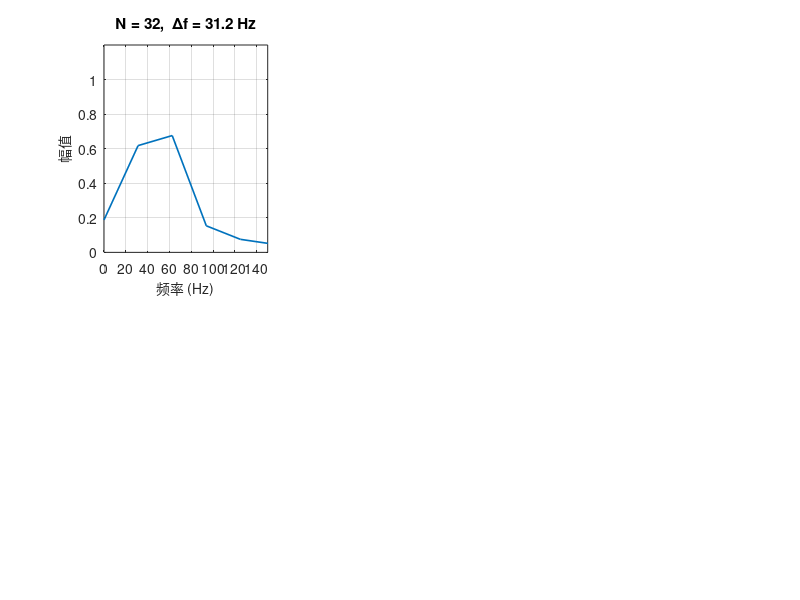

The MATLAB source for this figure: (Note: this script raises an error after producing the figure.)
% 实验1：正弦信号不同截取长度的频谱分析

clear; close all;

% 参数设置
fs = 1000;              % 采样率 1000 Hz
f0 = 50;                % 正弦信号频率 50 Hz
% 不同的截取长度（FFT 点数）
N_values = [32, 64, 128, 256, 512, 1024];

T_total = max(N_values) / fs * 1.1;  % 信号长度至少覆盖最大的 N
t = 0:1/fs:T_total-1/fs;
x = sin(2*pi*f0 * t);   % 原始正弦信号

% 绘图
figure('Position', [100, 100, 1200, 700]);

for i = 1:length(N_values)
    N = N_values(i);

    % 截取前 N 个点
    x_trunc = x(1:N);

    % 做 N 点 FFT
    X = fft(x_trunc, N);

    % 计算幅度谱
    X_mag = abs(X) / N;         % 归一化
    X_mag(2:N) = 2 * X_mag(2:N); % 单边谱（直流分量不乘2）

    % 频率轴
    f_axis = (0:N-1) * fs / N;

    % 只显示正频率部分
    half_idx = floor(N/2);

    subplot(2, 3, i);
    plot(f_axis(1:half_idx), X_mag(1:half_idx), 'LineWidth', 1.2);
    xlabel('频率 (Hz)', 'FontSize', 10);
    ylabel('幅值', 'FontSize', 10);
    grid on;

    delta_f = fs / N;
    title(sprintf('N = %d,  Δf = %.1f Hz', N, delta_f), 'FontSize', 11);
    xlim([0, 150]);
    ylim([0, 1.2]);

    % 标注理论峰值位置
    hold on;
    xline(f0, 'r--', 'LineWidth', 0.8);
    hold off;
end

sgtitle('实验1：不同截取长度的正弦信号频谱 (f_s=1000Hz, f_0=50Hz)', 'FontSize', 13);
saveas(gcf, 'figures/exp1_truncation.png');
